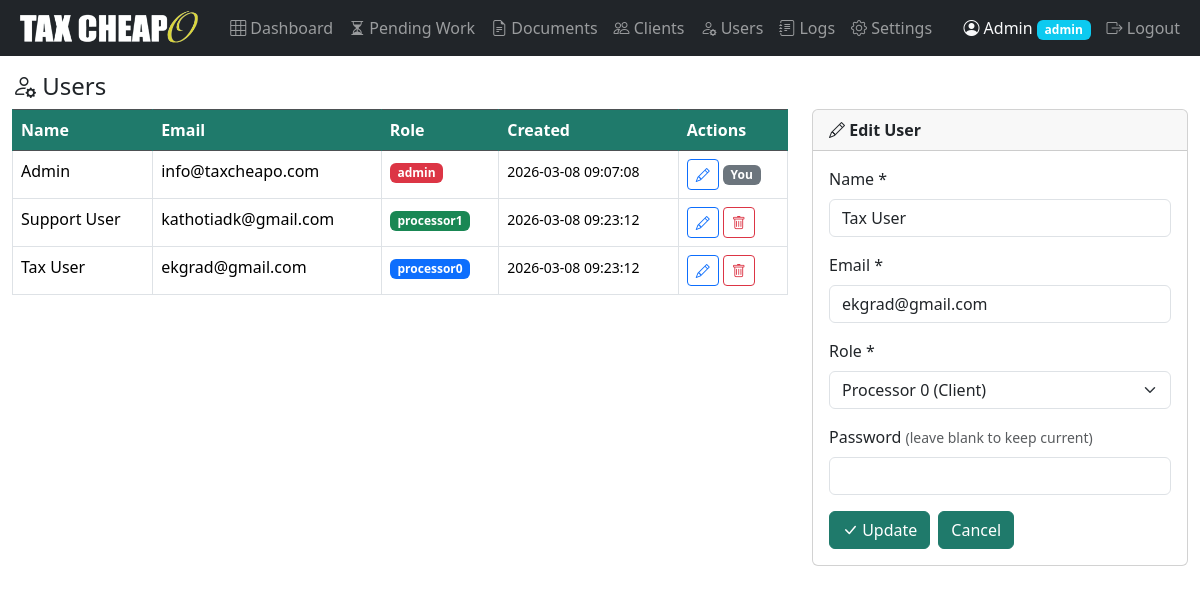
The app's page /?action=user_edit&id=4 (signed in) with its own data.
### tables this page shows
CREATE TABLE IF NOT EXISTS `users` (
  `id` INT(11) NOT NULL AUTO_INCREMENT,
  `name` VARCHAR(100) NOT NULL,
  `email` VARCHAR(191) NOT NULL,
  `password_hash` VARCHAR(255) NOT NULL,
  `role` ENUM('processor0','processor1','admin') NOT NULL DEFAULT 'processor0',
  `created_at` TIMESTAMP NOT NULL DEFAULT CURRENT_TIMESTAMP,
  `updated_at` TIMESTAMP NOT NULL DEFAULT CURRENT_TIMESTAMP ON UPDATE CURRENT_TIMESTAMP,
  PRIMARY KEY (`id`),
  UNIQUE KEY `email` (`email`)
);

### controllers/UserController.php (called while the page is built, shortened)
<?php
require_once BASE_PATH . '/models/User.php';
$users = User::all();
$editUser = null;
if ($action === 'user_edit' && isset($_GET['id'])) {
    $editUser = User::findById((int) $_GET['id']);
}
include BASE_PATH . '/views/users.php';

### models/User.php (called while the page is built, shortened)
<?php
class User {
    public static function findById(int $id): ?array {
        $db = getDB();
        $stmt = $db->prepare("SELECT * FROM users WHERE id = ?");
        $stmt->execute([$id]);
        return $stmt->fetch() ?: null;
    }
    public static function all(): array {
        $db = getDB();
        return $db->query("SELECT id, name, email, role, created_at FROM users ORDER BY name")->fetchAll();
    }
}

### helpers/functions.php (called while the page is built, shortened)
<?php
function basePath(): string {
    $base = defined('APP_BASE_URL') ? (string) APP_BASE_URL : '/dash';
    $base = trim($base);
    return rtrim($base, '/');
}
function appUrl(string $path = ''): string {
    $base = basePath();
    if ($path[0] === '?') {
        return $base . '/' . $path;
    }
    return $base . '/' . ltrim($path, '/');
}
function e(string $str): string {
    return htmlspecialchars($str, ENT_QUOTES, 'UTF-8');
}

### views/users.php (the view, shortened to what this page needs)
<?php
$roleBadge = ['admin' => 'bg-danger', 'processor0' => 'bg-primary', 'processor1' => 'bg-success'];
?>
<h4><i class="bi bi-person-gear"></i> Users</h4>
<div class="row">
    <div class="col-md-8">
        <table class="table table-bordered table-hover">
            <thead class="table-dark">
                <tr>
                    <th>Name</th>
                    <th>Email</th>
                    <th>Role</th>
                    <th>Created</th>
                    <th>Actions</th>
                </tr>
            </thead>
            <tbody>
            <?php foreach ($users as $u): ?>
                <tr>
                    <td><?= e($u['name']) ?></td>
                    <td><?= e($u['email']) ?></td>
                    <td><span class="badge <?= $roleBadge[$u['role']] ?? 'bg-secondary' ?>"><?= e($u['role']) ?></span></td>
                    <td><small><?= e($u['created_at']) ?></small></td>
                    <td>
                        <a href="<?= e(appUrl('?action=user_edit&id=' . $u['id'])) ?>"
                           class="btn btn-sm btn-outline-primary" title="Edit">
                            <i class="bi bi-pencil"></i>
                        </a>
                        <?php if ($u['id'] != $_SESSION['user_id']): ?>
                        <form method="POST" action="<?= e(appUrl('?action=user_delete')) ?>" class="d-inline confirm-delete"
                              data-confirm-title="Delete User"
                              data-confirm-message="Are you sure you want to delete user &quot;<?= e($u['name']) ?>&quot;?"
                              data-confirm-warning="This action cannot be undone.">
                            <button class="btn btn-sm btn-outline-danger" title="Delete">
                                <i class="bi bi-trash"></i>
                            </button>
                        </form>
                        <?php else: ?>
                            <span class="badge bg-secondary">You</span>
                        <?php endif; ?>
                    </td>
                </tr>
            <?php endforeach; ?>
            </tbody>
        </table>
    </div>
    <div class="col-md-4">
        <div class="card">
            <div class="card-header">
                <strong><?= $editUser ? '<i class="bi bi-pencil"></i> Edit User' : '<i class="bi bi-person-plus"></i> Add User' ?></strong>
            </div>
            <div class="card-body">
                <form method="POST" action="<?= e(appUrl('?action=user_save')) ?>">
                    <div class="mb-3">
                        <label class="form-label">Name *</label>
                        <input type="text" name="name" class="form-control" required
                               value="<?= e($editUser['name'] ?? '') ?>">
                    </div>
                    <div class="mb-3">
                        <label class="form-label">Email *</label>
                        <input type="email" name="email" class="form-control" required
                               value="<?= e($editUser['email'] ?? '') ?>">
                    </div>
                    <div class="mb-3">
                        <label class="form-label">Role *</label>
                        <select name="role" class="form-select">
                            <?php foreach (['processor0' => 'Processor 0 (Client)', 'processor1' => 'Processor 1 (Internal Staff)', 'admin' => 'Admin'] as $val => $label): ?>
                                <option value="<?= $val ?>" <?= ($editUser['role'] ?? '') === $val ? 'selected' : '' ?>>
                                    <?= $label ?>
                                </option>
                            <?php endforeach; ?>
                        </select>
                    </div>
                    <div class="mb-3">
                        <label class="form-label">
                            Password <?= $editUser ? '<small class="text-muted">(leave blank to keep current)</small>' : '*' ?>
                        </label>
                        <input type="password" name="password" class="form-control"
                               <?= $editUser ? '' : 'required' ?> autocomplete="new-password">
                    </div>
                    <div class="d-flex gap-2">
                        <button type="submit" class="btn btn-primary">
                            <i class="bi bi-check-lg"></i> <?= $editUser ? 'Update' : 'Create' ?>
                        </button>
                        <?php if ($editUser): ?>
                            <a href="<?= e(appUrl('?action=users')) ?>" class="btn btn-secondary">Cancel</a>
                        <?php endif; ?>
                    </div>
                </form>
            </div>
        </div>
    </div>
</div>
<?php
include BASE_PATH . '/views/layout.php';
?>

### public/css/style.css (style rules this page uses)
.badge { font-size: 0.75rem; }
.dashboard-table thead th, .dashboard-table thead td, #reminderClientList thead th, thead.table-dark th, thead.table-dark td { background-color: #1F7A6B !important; color: #fff !important; border-color: #1F7A6B !important; }
.btn-primary, .btn-secondary, .btn-info, .btn-success, .btn-warning, .btn-danger { background-color: #1F7A6B !important; border-color: #1F7A6B !important; color: #fff !important; }

### records on screen
users: name "Admin", email "info@taxcheapo.com", role "admin", created_at "2026-03-08 09:07:08", shows "You"
users: name "Support User", email "kathotiadk@gmail.com", role "processor1", created_at "2026-03-08 09:23:12"
users: name "Tax User", email "ekgrad@gmail.com", role "processor0", created_at "2026-03-08 09:23:12", role "Processor 0 (Client)"

### other values on screen
$_SESSION['user_name'] "Admin"
$_SESSION['user_role'] "admin"
